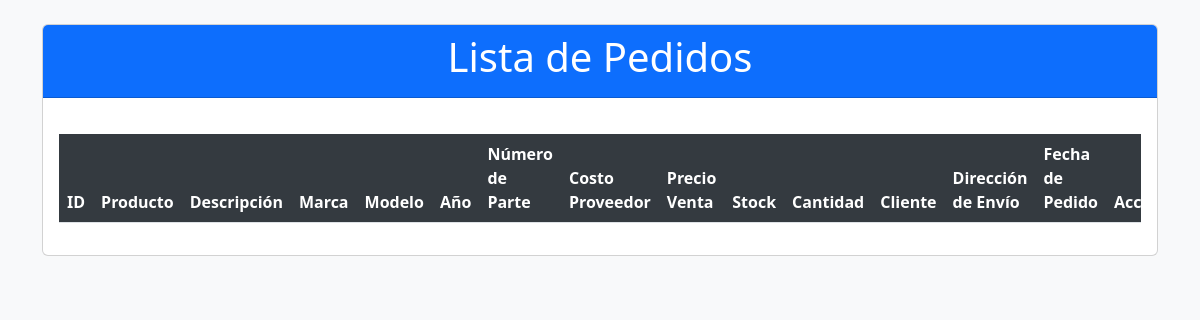
The app's page /pedidos/ (signed in), older data.
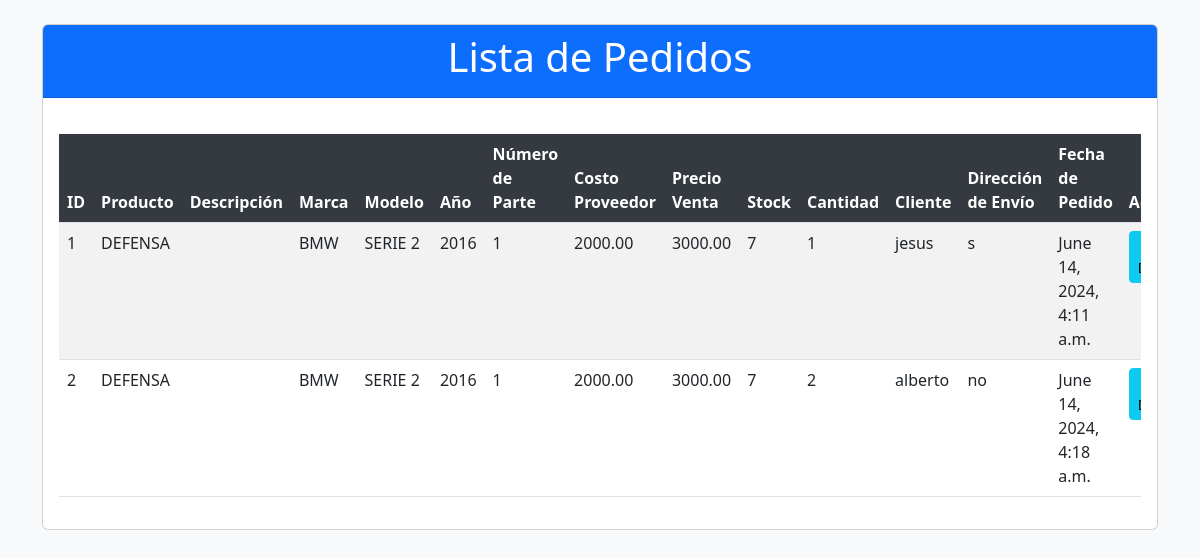
The same page, newer data.
### shop/models.py (models this page shows, shortened)
class Pedido(models.Model):
    producto = models.ForeignKey(Producto, on_delete=models.CASCADE)
    cantidad = models.PositiveIntegerField()
    fecha_pedido = models.DateTimeField(auto_now_add=True)
    cliente = models.CharField(max_length=255)
    direccion_envio = models.TextField()

class Producto(models.Model):
    nombre = models.CharField(max_length=255)
    descripcion = models.TextField(blank=True, null=True)
    marca = models.CharField(max_length=100, blank=True, null=True)
    modelo = models.CharField(max_length=100, blank=True, null=True)
    anio = models.PositiveIntegerField(blank=True, null=True)
    numero_parte = models.CharField(max_length=100, unique=True)
    costo_proveedor = models.DecimalField(max_digits=10, decimal_places=2, blank=True, null=True)
    precio_venta = models.DecimalField(max_digits=10, decimal_places=2, blank=True, null=True)
    stock = models.PositiveIntegerField(blank=True, null=True)
    imagen = models.ImageField(upload_to='productos/img/', blank=True, null=True)
    compatible_modelos = models.TextField(blank=True, null=True, help_text="Lista de modelos compatibles")

### shop/views.py (the view)
# urls.py: path('pedidos/', views.pedidos, name='pedidos'),
@login_required
def pedidos(request):
    pedidos = Pedido.objects.all()  # Obtener todos los pedidos
    return render(request, 'pedidos/pedidos.html', {'pedidos': pedidos})

### shop/templates/pedidos/pedidos.html (shortened to what this page needs)
<!DOCTYPE html>
<html lang="en">
<head>
    <link href="https://cdn.jsdelivr.net/npm/bootstrap@5.3.0/dist/css/bootstrap.min.css" rel="stylesheet">
</head>
<body>
    <div class="container mt-4">
        <div class="card">
            <div class="card-header bg-primary text-white text-center">
                <h1>Lista de Pedidos</h1>
            </div>
            <div class="card-body">
                <div class="table-responsive">
                    <table class="table table-striped table-hover">
                        <thead>
                            <tr>
                                <th>ID</th>
                                <th>Producto</th>
                                <th>Descripción</th>
                                <th>Marca</th>
                                <th>Modelo</th>
                                <th>Año</th>
                                <th>Número de Parte</th>
                                <th>Costo Proveedor</th>
                                <th>Precio Venta</th>
                                <th>Stock</th>
                                <th>Cantidad</th>
                                <th>Cliente</th>
                                <th>Dirección de Envío</th>
                                <th>Fecha de Pedido</th>
                                <th>Acciones</th>
                            </tr>
                        </thead>
                        <tbody>
                            {% for pedido in pedidos %}
                            <tr>
                                <td>{{ pedido.id }}</td>
                                <td>{{ pedido.producto.nombre }}</td>
                                <td>{{ pedido.producto.descripcion }}</td>
                                <td>{{ pedido.producto.marca }}</td>
                                <td>{{ pedido.producto.modelo }}</td>
                                <td>{{ pedido.producto.anio }}</td>
                                <td>{{ pedido.producto.numero_parte }}</td>
                                <td>{{ pedido.producto.costo_proveedor }}</td>
                                <td>{{ pedido.producto.precio_venta }}</td>
                                <td>{{ pedido.producto.stock }}</td>
                                <td>{{ pedido.cantidad }}</td>
                                <td>{{ pedido.cliente }}</td>
                                <td>{{ pedido.direccion_envio }}</td>
                                <td>{{ pedido.fecha_pedido }}</td>
                                <td>
                                    <a href="#" class="btn btn-sm btn-info">Ver Detalles</a>
                                </td>
                            </tr>
                            {% endfor %}
                        </tbody>
                    </table>
                </div>
            </div>
        </div>
    </div>
</body>
</html>

### shop/templates/pedidos/pedidos.html (style rules this page uses)
body { background-color: #f8f9fa; }
.table-responsive { margin-top: 20px; }
.card { margin: 20px 0; }
.table thead th { background-color: #343a40; color: #fff; }

Row changes from the older to the newer data that the page shows:
added Pedido: id "1", producto.nombre "DEFENSA", producto.marca "BMW", producto.modelo "SERIE 2", producto.anio "2016", producto.numero_parte "1", producto.costo_proveedor "2000.00", producto.precio_venta "3000.00", producto.stock "7", cantidad "1", cliente "jesus", direccion_envio "s", fecha_pedido "June 14, 2024, 4:11 a.m."
added Pedido: id "2", producto.nombre "DEFENSA", producto.marca "BMW", producto.modelo "SERIE 2", producto.anio "2016", producto.numero_parte "1", producto.costo_proveedor "2000.00", producto.precio_venta "3000.00", producto.stock "7", cantidad "2", cliente "alberto", direccion_envio "no", fecha_pedido "June 14, 2024, 4:18 a.m."
